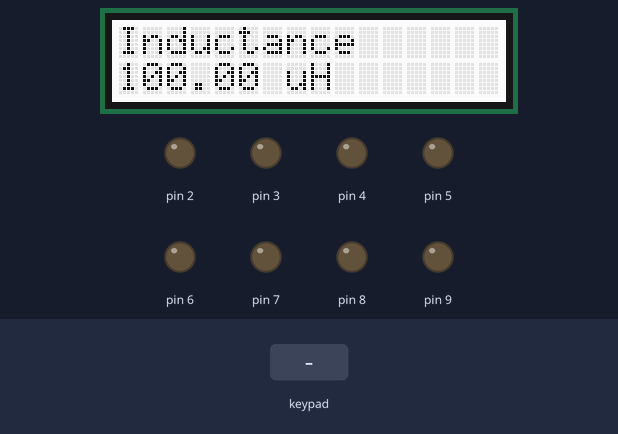
A sketch run on a simulated Arduino Uno, built with avr-gcc and run on an emulated ATmega328P. Shown: 16×2 character LCD, output pins drawn as LEDs (lit = HIGH). Inputs (shaded band) come from the test bench.

Above: at 1.3 s.
1.4 s: key 'U' pressed
At 2.3 s:
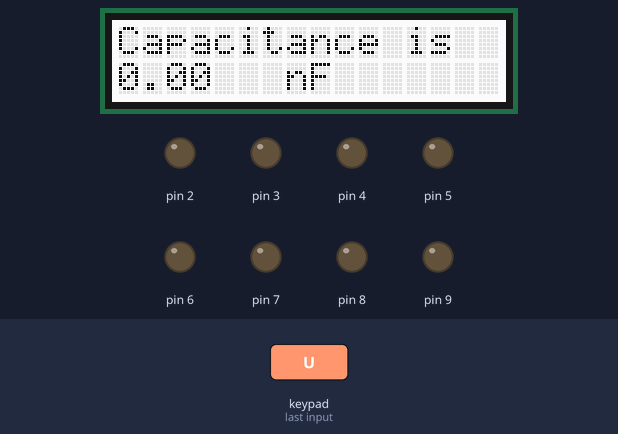
3.0 s: key 'U' pressed
At 3.08 s:
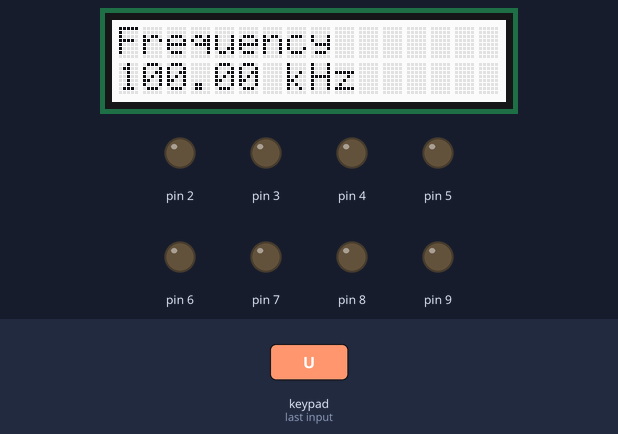
4.6 s: key 'D' pressed
At 5.8 s:
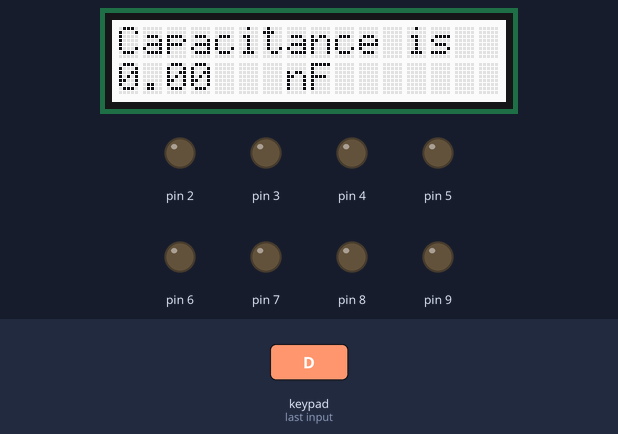
6.2 s: key 'S' pressed
At 6.28 s:
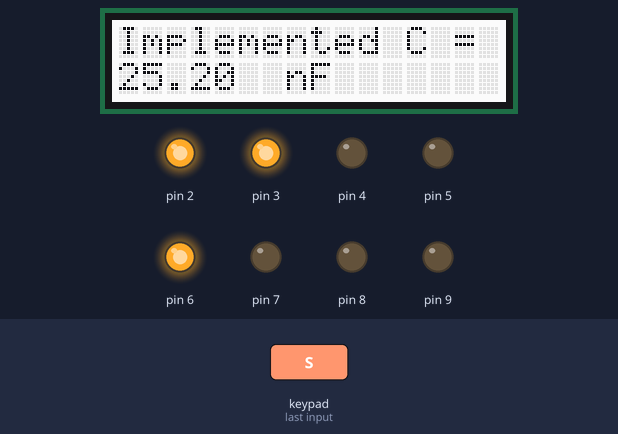
7.8 s: key 'D' pressed
At 8.2 s:
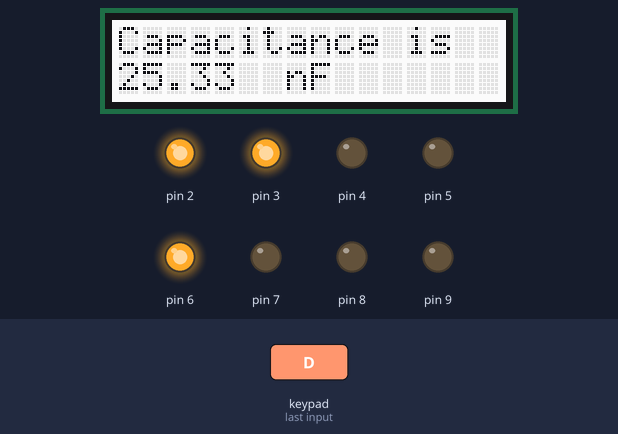
Timing chart, 0 to 10.4 s (numbered marks = the images above; inputs shaded):
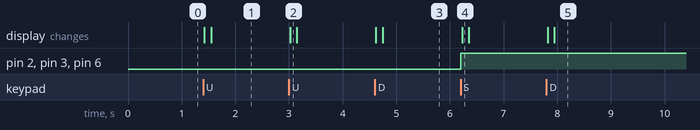

Measured:
- after the input at 1.4 s, the display: first changes at once (image 1 shows a later state)
- after the input at 3.0 s, the display: changes at once (image 2)
- after the input at 4.6 s, the display: first changes at once (image 3 shows a later state)
- after the input at 6.2 s, pin 2, pin 3, pin 6: LOW → HIGH at once; the display: changes at once (image 4)
- after the input at 7.8 s, the display: first changes at once (image 5 shows a later state)

The sketch:

LCD_I2C_Keypad_Caps.ino
```cpp
/***** Program for the blog: *****
**** https://mstronik.blog/2019/09/17/lcd-keypad_menu-to-obtain-capacitance-value/ ****
**** Menu asks for required frequency and used inductance to calculate the required capacitance ****
**** aproximating to the implemented values of the capacitor bank ****
**** Magdalena Vaclavek ****/

// include the library code:
#include <Adafruit_RGBLCDShield.h>
#include <Wire.h>
//#include <utility/Adafruit_MCP23017.h>
#define ON 0x7
#define OFF 0x0
#define num_Screens 4

float C_bank[8] = {1.0, 2.2, 4.7, 10.0, 22.0, 47.0, 100.0, 200.0};
float C_array[256];

String screens[num_Screens][2] = {{"Inductance","uH"}, {"Frequency", "kHz"},{"Capacitance is","nF"},{"Implemented C = ","nF"}};
float parameters[num_Screens];

int currentScreen,newScreen;
bool flag_Screen;

Adafruit_RGBLCDShield lcd = Adafruit_RGBLCDShield();
//******************* generate C_bank possible values *********************
void generate_array(float C_array[256]){
 int i, j, counter, bit_counter;  float C_value;
  counter = 1;
  for(j = 0; j < 256; j++){
    C_array[j] = 0.0;
    for (i = 0; i < 8; i++){
      bit_counter = (counter >> i) &1;
      if(bit_counter == 1){
        C_array[j] = C_array[j] + C_bank[i];
      }
     }
    counter++;
  }
}

void setup() {
  generate_array(C_array);
  //initialize the ports as outputs, for the relais:
  for(int i= 2; i< 10; i++){
    pinMode(i,OUTPUT);
  }
  //initialize all relais OFF

  for(int i= 2; i< 10; i++){
    digitalWrite(i,LOW);
  }
  //Serial.begin(9600);
  //initialize LCD:
  lcd.begin(16, 2);
  lcd.setCursor(0,0);
  parameters[0] = 100.0;
  parameters[1] = 100.0;
  parameters[2]= 0.0;
  parameters[3] = 0.0;
  currentScreen = 0;
  printScreen();
  lcd.setBacklight(ON);
  flag_Screen = true;
}

// ***************** MAIN ******************************
void loop() {
  uint8_t buttons = lcd.readButtons();

 // if (flag_Screen == true)){
  if (buttons) {
    if (buttons & BUTTON_UP) {
      screenChange(0);
    }
    if (buttons & BUTTON_DOWN) {
      screenChange(1);
    }
    if (buttons & BUTTON_LEFT) {
      parameterChange(1);
    }
    if (buttons & BUTTON_RIGHT) {
      parameterChange(0);
    }
    if (buttons & BUTTON_SELECT) {
      storeValues();
    }
   /* printScreen();
    delay(100);*/
  }
 if (newScreen != currentScreen){
    printScreen();
    delay(100);
    newScreen = currentScreen;
 }

}
//****************** functions ******************************************
void screenChange(int input){
  if(input == 0){              // 0 = bttn UP, last menu
    if (currentScreen == 0){
      currentScreen = num_Screens - 1;
    }
    else{
      currentScreen--;
    }
  }
  else if (input == 1){        // 1 = btnn DOWN, next menu
    if(currentScreen == num_Screens - 1){
      currentScreen = 0;
    }
    else{
      currentScreen++;
    }
  }

}
//********************************************************
void parameterChange(int key){
 if ((currentScreen == 0)||(currentScreen == 1)){
  if(key == 0){     // 0 = bttn RIGHT, increase the parameter
    parameters[currentScreen]= parameters[currentScreen] + 5.0;
  }
  else if(key == 1){ // 1 = bttn LEFT, decrease the parameter
     parameters[currentScreen]= parameters[currentScreen] - 5.0;
  }
 }
 printScreen();
 delay(100);
}
//***************************************************
void storeValues()
{
  float L_value,freq, w, C_value,C_implemented;
  int C_index;

  switch (currentScreen){
  case 0: {
      for(int i= 2; i< 10; i++){
         digitalWrite(i,LOW);
      }
      currentScreen = 1;
      break;
   }
  case 1: {
      L_value = parameters[0];
      freq = parameters[1];
      w = 2.0*PI*freq;
      C_value = 1000000000.0/(w*w*L_value);
      parameters[2] = C_value;
      currentScreen = 2;
      break;
  }
  case 2: {
      L_value = parameters[0];
      freq = parameters[1];
      w = 2.0*PI*freq;
      C_value = 1000000000.0/(w*w*L_value);
      parameters[2] = C_value;
      C_index = found_value(C_value);
      C_implemented = C_array[C_index];
      parameters[3] = C_implemented;
      C_index = C_index+1;
      C_turn_on(C_index);
      /*printScreen();
      delay(100);*/
      currentScreen = 3;
      break;
   }
   case 3:{
    C_value = parameters[2];
    C_index = found_value(C_value);
    C_implemented = C_array[C_index];
    parameters[3] = C_implemented;
    C_index = C_index+1;
    C_turn_on(C_index);
    currentScreen = 0;
    break;
   }
  }
}
//********************************************
void printScreen() {
  lcd.clear();
  lcd.print(screens[currentScreen][0]);
  lcd.setCursor(0,1);
  lcd.print(parameters[currentScreen]);
  lcd.setCursor(7,1);
  lcd.print(screens[currentScreen][1]);
}

//*********************************************
int found_value (float value){
  int i, index;
  for(i = 0; i < 256; i++){
    if(value >= C_array[i]){
      index = i;
    }
    else
    i = 256;
  }
  return(index);
}
//*******************************
void C_turn_on(int counter){
 int bit_counter, i, pin_nr;
    for (i = 0; i < 8; i++){
      pin_nr = i+2;
      bit_counter = (counter >> i) &1;
      if(bit_counter == 1){
        digitalWrite(pin_nr,HIGH);
      }
      else{
       digitalWrite(pin_nr,LOW);
      }
    }
}
```
